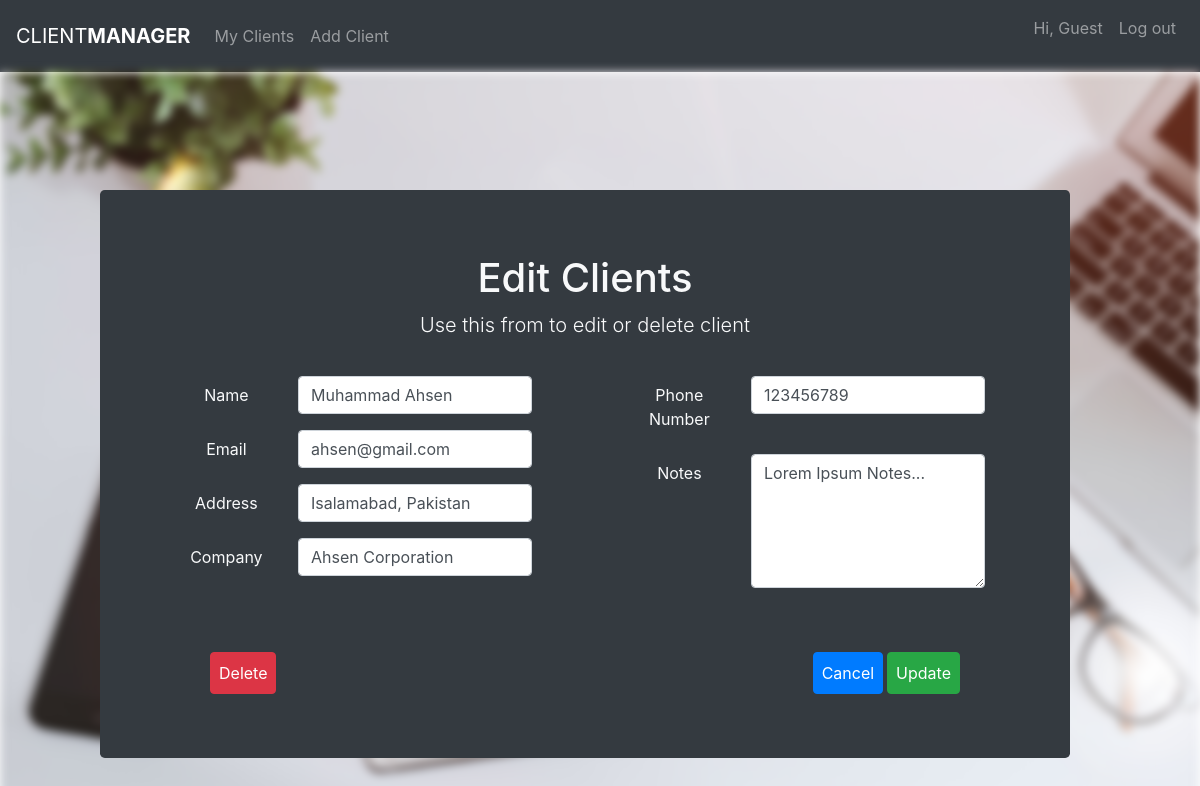
The app's page /edit.php?id=4 (signed in) with its own data.
### tables this page shows
CREATE TABLE `clients` (
  `id` int(11) UNSIGNED NOT NULL,
  `name` varchar(100) NOT NULL,
  `email` varchar(100) NOT NULL,
  `phone` varchar(40) DEFAULT NULL,
  `address` varchar(255) DEFAULT NULL,
  `company` varchar(100) DEFAULT NULL,
  `notes` text,
  `userId` int(11) UNSIGNED NOT NULL,
  `date_added` timestamp NOT NULL DEFAULT CURRENT_TIMESTAMP
);

### edit.php (the view, shortened to what this page needs)
<?php
    $clientId = $_GET['id'];
    include('inc/connection.php');
    $query = "SELECT * FROM clients WHERE id = '$clientId'";
    $result = mysqli_query($conn, $query);
    if( mysqli_num_rows( $result ) > 0 ) {
        while( $row = mysqli_fetch_assoc( $result ) ) {
            $clientName     = $row['name'];
            $clientEmail    = $row['email'];
            $clientPhone    = $row['phone'];
            $clientAddress  = $row['address'];
            $clientCompany  = $row['company'];
            $clientNotes    = $row['notes'];
        }
    }
    else {
        $alertMessage = "<div class='alert alert-warning'>Nothing to see here. <a href='clients.php'>Head back</a></div>";
    }
    include('inc/header.php');
?>
<div class="row addClients-box">
        <div class="col-md"></div>
        <div class="col-md-10">
            <div class="container jumbotron bg-dark text-light text-center">
                <h1>Edit Clients</h1>
                <p class="lead">Use this from to edit or delete client</p>
                <form class="form"  method="POST" action="<?php echo htmlspecialchars( $_SERVER['PHP_SELF'] ); ?>?id=<?php echo $clientId; ?>">
                    <div class="container add-innerbox">
                        <div class="row">
                            <div class="col-md-6">
                                <div class="form-group row">
                                    <div class="col-md"></div>
                                    <label for="login-name" class="col-md-3 col-form-label">Name</label>
                                    <div class="col-md-7">
                                        <input type="text" class="form-control" name="clientName" id="login-name" value="<?php echo $clientName; ?>" placeholder="Enter name">
                                    </div>
                                    <div class="col-md"></div>
                                </div>
                                <div class="form-group row">
                                    <div class="col-md"></div>
                                    <label for="login-email" class="col-md-3 col-form-label">Email</label>
                                    <div class="col-md-7">
                                        <input type="text" class="form-control" name="clientEmail" id="login-email" value="<?php echo $clientEmail; ?>" placeholder="Enter email">
                                    </div>
                                    <div class="col-md"></div>
                                </div>
                                <div class="form-group row">
                                    <div class="col-md"></div>
                                    <label for="login-address" class="col-md-3 col-form-label">Address</label>
                                    <div class="col-md-7">
                                        <input type="text" class="form-control" name="clientAddress" id="login-address" value="<?php echo $clientAddress; ?>" placeholder="Enter address">
                                    </div>
                                    <div class="col-md"></div>
                                </div>
                                <div class="form-group row">
                                    <div class="col-md"></div>
                                    <label for="login-company" class="col-md-3 col-form-label">Company</label>
                                    <div class="col-md-7">
                                        <input type="text" class="form-control" name="clientCompany" id="login-company" value="<?php echo $clientCompany;?> " placeholder="Enter company">
                                    </div>
                                    <div class="col-md"></div>
                                </div>
                            </div>
                            <div class="col-md-6">
                                <div class="form-group row">
                                    <div class="col-md"></div>
                                    <label for="login-phone" class="col-md-3 col-form-label">Phone Number</label>
                                    <div class="col-md-7">
                                        <input type="text" class="form-control" name="clientPhone" id="login-phone" value="<?php echo $clientPhone; ?>" placeholder="Enter phone">
                                    </div>
                                    <div class="col-md"></div>
                                </div>
                                <div class="form-group row">
                                    <div class="col-md"></div>
                                    <label for="login-notes" class="col-md-3 col-form-label">Notes</label>
                                    <div class="col-md-7">
                                        <textarea type="text" rows="5" class="form-control" name="clientNotes" id="login-notes" placeholder="Enter notes"><?php echo $clientNotes; ?></textarea>
                                    </div>
                                    <div class="col-md"></div>
                                </div>
                            </div>
                        </div>
                    </div>
                    <br><br>
                    <div class="row">
                        <div class="col-md"></div>
                        <div class="col-md-10 d-flex">
                            <input type="button" data-toggle="modal" data-target="#deleteModal" class="btn btn-danger p-2 mr-auto" value="Delete">
                                <a href="clients.php" class="btn btn-primary p-2 ml-auto">Cancel</a>
                                <input type="submit" name="update" class="btn btn-success p-2 ml-1" value="Update">
                        </div>
                        <div class="col-md"></div>
                    </div>
                </form>
            </div>
        </div>
        <div class="col-md"></div>
    </div>
<?php include('inc/footer.php'); ?>

### css/styles.css (style rules this page uses)
body, html { height: 100%; }
.addClients-box { position: absolute; top: 50%; left: 50%; transform: translate(-50%, -41%); padding: 0px; width: 100%; background-color: rgba(0, 0, 0, 0); }
.add-innerbox { padding: 20px 15px 0px; }

### records on screen
clients: clientName "Muhammad Ahsen", clientEmail "ahsen@gmail.com", clientAddress "Isalamabad, Pakistan", clientCompany "Ahsen Corporation", clientPhone "123456789", clientNotes "Lorem Ipsum Notes..."

### other values on screen
$_SESSION['loggedInUser'] "Guest"
